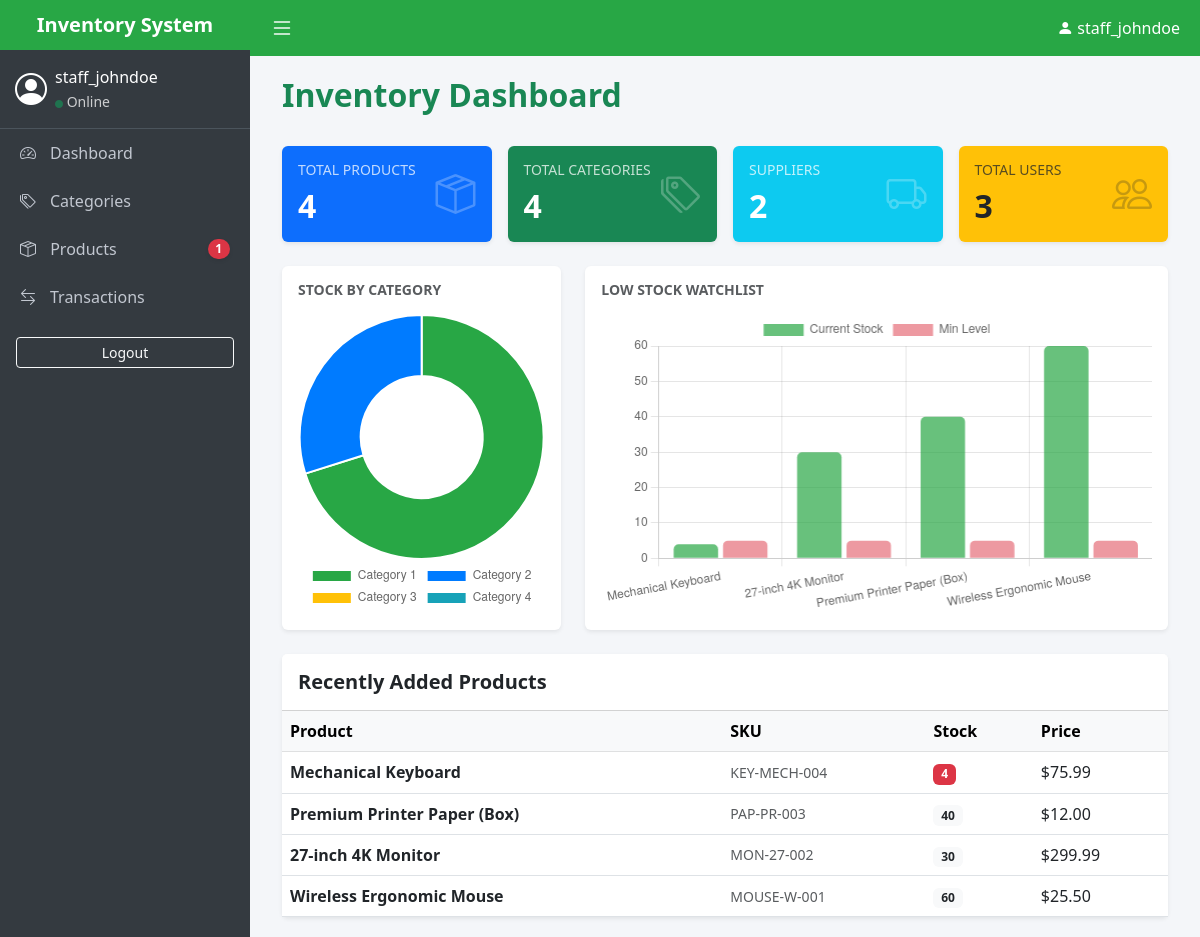
/products/dashboard/ (signed in), run on the app's committed database.
### products/models.py (models this page shows, shortened)
class Product(models.Model):
    name = models.CharField(max_length=200)
    sku = models.CharField(max_length=50, unique=True, verbose_name="SKU")
    category = models.ForeignKey(
        Category,
        on_delete=models.SET_NULL,
        null=True,
        blank=True,
        related_name='products'
    )
    description = models.TextField(blank=True)
    unit_price = models.DecimalField(max_digits=10, decimal_places=2)
    current_stock = models.IntegerField(default=0)
    min_stock_level = models.IntegerField(default=5) # New threshold field
    supplier = models.ForeignKey(Supplier, on_delete=models.CASCADE, related_name='products')
    date_added = models.DateTimeField(auto_now_add=True)
    def is_low_stock(self):
        return self.current_stock <= self.min_stock_level

### products/views.py (the view)
# urls.py: path('dashboard/', views.dashboard_view, name='dashboard'),
@login_required
def dashboard_view(request):
    from transactions.models import Transaction
    products = Product.objects.all()
    categories = Category.objects.annotate(total_stock=Sum('products__current_stock'))
    category_labels = [c.name for c in categories]
    category_data = [c.total_stock or 0 for c in categories]
    top_products = products.order_by('current_stock')[:5]
    product_labels = [p.name for p in top_products]
    product_stock = [p.current_stock for p in top_products]
    product_min = [p.min_stock_level for p in top_products]
    context = {
        'total_users': User.objects.count(),
        'total_products': products.count(),
        'total_suppliers': Supplier.objects.count(),
        'total_categories': categories.count(),
        'products': products.order_by('-id')[:10],
        'category_labels': json.dumps(category_labels),
        'category_data': json.dumps(category_data),
        'product_labels': json.dumps(product_labels),
        'product_stock': json.dumps(product_stock),
        'product_min': json.dumps(product_min),
    }
    return render(request, 'dashboard.html', context)

### products/context_processors.py (called while the page is built)
def low_stock_alerts(request):
    if request.user.is_authenticated:
        low_stock_products = [p for p in Product.objects.all() if p.is_low_stock()]
        return {
            'low_stock_count': len(low_stock_products),
            'low_stock_items': low_stock_products[:5] # Show only top 5 in dropdown
        }
    return {}

### templates/dashboard.html (shortened to what this page needs)
{% extends 'base.html' %}
{% block content %}
<div class="container-fluid">
    <div class="d-flex justify-content-between align-items-center mb-4">
        <h2 class="fw-bold text-success">Inventory Dashboard</h2>
    </div>
    <div class="row g-3 mb-4">
        <div class="col-md-3">
            <div class="card card-kpi bg-primary text-white border-0 shadow-sm h-100">
                <div class="card-body">
                    <h6 class="text-uppercase opacity-75 small">Total Products</h6>
                    <h2 class="fw-bold mb-0">{{ total_products }}</h2>
                    <i class="bi bi-box-seam position-absolute top-50 end-0 translate-middle-y me-3 opacity-25 fs-1"></i>
                </div>
            </div>
        </div>
        <div class="col-md-3">
            <div class="card card-kpi bg-success text-white border-0 shadow-sm h-100">
                <div class="card-body">
                    <h6 class="text-uppercase opacity-75 small">Total Categories</h6>
                    <h2 class="fw-bold mb-0">{{ total_categories }}</h2>
                    <i class="bi bi-tags position-absolute top-50 end-0 translate-middle-y me-3 opacity-25 fs-1"></i>
                </div>
            </div>
        </div>
        <div class="col-md-3">
            <div class="card card-kpi bg-info text-white border-0 shadow-sm h-100">
                <div class="card-body">
                    <h6 class="text-uppercase opacity-75 small">Suppliers</h6>
                    <h2 class="fw-bold mb-0">{{ total_suppliers }}</h2>
                    <i class="bi bi-truck position-absolute top-50 end-0 translate-middle-y me-3 opacity-25 fs-1"></i>
                </div>
            </div>
        </div>
        <div class="col-md-3">
            <div class="card card-kpi bg-warning text-dark border-0 shadow-sm h-100">
                <div class="card-body">
                    <h6 class="text-uppercase opacity-75 small">Total Users</h6>
                    <h2 class="fw-bold mb-0">{{ total_users }}</h2>
                    <i class="bi bi-people position-absolute top-50 end-0 translate-middle-y me-3 opacity-25 fs-1"></i>
                </div>
            </div>
        </div>
    </div>
    <div class="row g-4 mb-4">
        <div class="col-md-4">
            <div class="card shadow-sm border-0 h-100">
                <div class="card-body">
                    <h5 class="card-title fw-bold mb-3 text-muted small text-uppercase">Stock by Category</h5>
                    <div style="max-height: 300px;">
                        <canvas id="categoryChart"></canvas>
                    </div>
                </div>
            </div>
        </div>
        <div class="col-md-8">
            <div class="card shadow-sm border-0 h-100">
                <div class="card-body">
                    <h5 class="card-title fw-bold mb-3 text-muted small text-uppercase">Low Stock Watchlist</h5>
                    <div style="height: 300px;">
                        <canvas id="stockChart"></canvas>
                    </div>
                </div>
            </div>
        </div>
    </div>
    <div class="card shadow-sm border-0">
        <div class="card-header bg-white py-3">
            <h5 class="mb-0 fw-bold">Recently Added Products</h5>
        </div>
        <div class="table-responsive">
            <table class="table table-hover align-middle mb-0">
                <thead class="table-light">
                    <tr>
                        <th>Product</th>
                        <th>SKU</th>
                        <th>Stock</th>
                        <th>Price</th>
                    </tr>
                </thead>
                <tbody>
                    {% for p in products %}
                    <tr>
                        <td class="fw-bold">{{ p.name }}</td>
                        <td class="text-muted small">{{ p.sku }}</td>
                        <td>
                            <span class="badge {% if p.current_stock <= p.min_stock_level %}bg-danger{% else %}bg-light text-dark{% endif %}">
                                {{ p.current_stock }}
                            </span>
                        </td>
                        <td>${{ p.unit_price }}</td>
                    </tr>
                    {% endfor %}
                </tbody>
            </table>
        </div>
    </div>
</div>
<script>
    // Pie Chart
    new Chart(document.getElementById('categoryChart'), {
        type: 'doughnut',
        data: {
            labels: {{ category_labels|safe }},
            datasets: [{
                data: {{ category_data|safe }},
                backgroundColor: ['#28a745', '#007bff', '#ffc107', '#17a2b8', '#6c757d'],
                hoverOffset: 10
            }]
        },
        options: {
            responsive: true,
            maintainAspectRatio: false,
            plugins: { legend: { position: 'bottom' } }
        }
    });
    // Bar Chart
    new Chart(document.getElementById('stockChart'), {
        type: 'bar',
        data: {
            labels: {{ product_labels|safe }},
            datasets: [
                {
                    label: 'Current Stock',
                    data: {{ product_stock|safe }},
                    backgroundColor: 'rgba(40, 167, 69, 0.7)',
                    borderRadius: 5
                },
                {
                    label: 'Min Level',
                    data: {{ product_min|safe }},
                    backgroundColor: 'rgba(220, 53, 69, 0.5)',
                    borderRadius: 5
                }
            ]
        },
        options: {
            responsive: true,
            maintainAspectRatio: false,
            scales: { y: { beginAtZero: true } }
        }
    });
</script>
{% endblock %}

### templates/base.html (shortened to what this page needs)
<!DOCTYPE html>
<html lang="en">
<head>
    <link href="https://cdn.jsdelivr.net/npm/bootstrap@5.3.0/dist/css/bootstrap.min.css" rel="stylesheet">
    <link rel="stylesheet" href="https://cdn.jsdelivr.net/npm/bootstrap-icons@1.11.1/font/bootstrap-icons.css">
</head>
<body>
    <div class="d-flex">
        {% if user.is_authenticated %}
        <nav class="sidebar" id="sidebar">
            <div class="main-header fw-bold fs-5 text-center">Inventory System</div>
            <div class="user-panel d-flex align-items-center">
                <i class="bi bi-person-circle fs-2 me-2"></i>
                <div>
                    <div>{{ user.username }}</div>
                    <small class="text-white opacity-75"><i class="bi bi-circle-fill text-success" style="font-size: 8px;"></i> Online</small>
                </div>
            </div>
            <ul class="nav flex-column">
                <li class="nav-item">
                    <a href="{% url 'dashboard' %}" class="nav-link"><i class="bi bi-speedometer2"></i> Dashboard</a>
                </li>
                <li class="nav-item">
                    <a href="{% url 'category_list' %}" class="nav-link"><i class="bi bi-tags"></i> Categories</a>
                </li>
                <li class="nav-item">
                    <a href="{% url 'product_list' %}" class="nav-link d-flex justify-content-between align-items-center">
                        <span><i class="bi bi-box-seam"></i> Products</span>
                        {% if low_stock_count > 0 %}
                            <span class="badge rounded-pill bg-danger shadow-sm" style="font-size: 0.75rem;">
                                {{ low_stock_count }}
                            </span>
                        {% endif %}
                    </a>
                </li>
                <li class="nav-item">
                    <a href="{% url 'transaction_list' %}" class="nav-link"><i class="bi bi-arrow-left-right"></i> Transactions</a>
                </li>
                <li class="nav-item">
                    <form method="post" action="{% url 'logout' %}" class="p-3">
                        <button class="btn btn-outline-light btn-sm w-100">Logout</button>
                    </form>
                </li>
            </ul>
        </nav>
        {% endif %}
        <div class="w-100">
            {% if user.is_authenticated %}
            <header class="main-header d-flex justify-content-between align-items-center">
                <button class="btn p-0 text-white border-0 shadow-none" id="sidebarToggle">
                    <i class="bi bi-list fs-4"></i>
                </button>
                <div class="d-flex align-items-center">
                    <i class="bi bi-person-fill me-1"></i> {{ user.username }}
                </div>
            </header>
            {% endif %}
            <main class="content-wrapper">
                {% block content %}{% endblock %}
            </main>
        </div>
    </div>
</body>
</html>

### templates/base.html (style rules this page uses)
body { background-color: #f4f6f9; overflow-x: hidden; }
.sidebar { min-width: 250px; max-width: 250px; background: #343a40; color: #fff; min-height: 100vh; transition: all 0.3s ease-in-out; }
.sidebar .nav-link { color: #c2c7d0; padding: 12px 20px; display: flex; align-items: center; white-space: nowrap; }
.sidebar .nav-link i { margin-right: 10px; width: 20px; }
.main-header { background: #28a745; color: white; padding: 10px 20px; }
.user-panel { padding: 15px; border-bottom: 1px solid #4b545c; }
.content-wrapper { width: 100%; padding: 20px; }
.card-kpi { transition: all 0.3s ease-in-out; cursor: pointer; text-decoration: none !important; }

### data on the page
Product: name "Mechanical Keyboard", sku "KEY-MECH-004", current_stock "4", unit_price "75.99"
Product: name "Premium Printer Paper (Box)", sku "PAP-PR-003", current_stock "40", unit_price "12.00"
Product: name "27-inch 4K Monitor", sku "MON-27-002", current_stock "30", unit_price "299.99"
Product: name "Wireless Ergonomic Mouse", sku "MOUSE-W-001", current_stock "60", unit_price "25.50"

### other printed values
{{ user.username }} "staff_johndoe"
{{ low_stock_count }} "1"
{{ total_products }} "4"
{{ total_categories }} "4"
{{ total_suppliers }} "2"
{{ total_users }} "3"
chart data {{ category_labels|safe }} ["Category 1", "Category 2", "Category 3", "Category 4"]
chart data {{ category_data|safe }} [94, 40, 0, 0]
chart data {{ product_labels|safe }} ["Mechanical Keyboard", "27-inch 4K Monitor", "Premium Printer Paper (Box)", "Wireless Ergonomic Mouse"]
chart data {{ product_stock|safe }} [4, 30, 40, 60]
